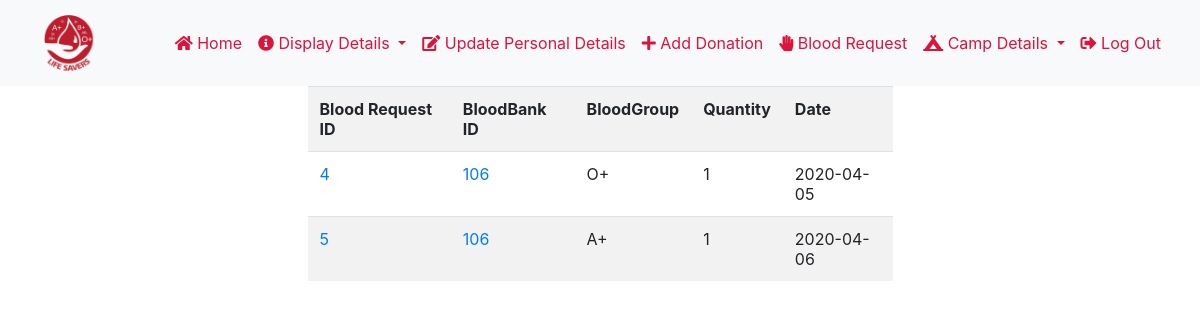
The page /Bloodbank/displayissued.php (signed in) on the database its author committed.
### tables this page shows
CREATE TABLE `blood_issued` (
  `quantity` int(11) DEFAULT NULL,
  `brid` int(11) DEFAULT NULL,
  `date_of_issued` date DEFAULT NULL,
  `bid` int(11) DEFAULT NULL,
  `blood_group` varchar(4) DEFAULT NULL
);

### Bloodbank/displayissued.php (the view, shortened to what this page needs)
<?php
include 'layout/header.php';
include 'layout/navbar.php';
?>
		<div class="row" id="display_donor">
			<div class="col-sm-3">
			</div>
		<div class="col-sm-6">
		<div class="well">
		<div class="table-responsive-sm table-striped">
			<table class="table thead-dark">
				<?php
 					$res=mysqli_query($link,"select * from blood_issued");
 				?>
				<tr>
					<th>Blood Request ID</th>
					<th>BloodBank ID</th>
					<th>BloodGroup</th>
					<th>Quantity</th>
					<th>Date</th>
				</tr>
				<?php
						while($row=mysqli_fetch_array($res))
 						{?>
					<tr>
 						<td>
							<a href="profilereq.php?brid=<?= $row['brid']; ?>">
							<?php
 							echo $row["brid"];
 							?></a>
 						</td>
 						<td>
							<a href="profilebb.php?bid=<?= $row['bid']; ?>">
 							<?php
 							echo $row["bid"];
 							?></a>
 						</td>
						<td>
							<?php
 							echo $row["blood_group"];
 							?>
 						</td>
 						<td>
							<?php
 							echo $row["quantity"];
 							?>
 						</td>
						<td>
							<?= $row['date_of_issued']; ?>
						</td>
 					</tr>
 					<?php }?>
 			</table>
 		</div>
			</div>
 	</div>
	<div class="col-sm-3">
	</div>
 	</div>
</body>
</html>

### Bloodbank/css/style.css (style rules this page uses)
* { margin:0; padding:0; }

### rows shown on the page
blood_issued: brid "4", bid "106", blood_group "O+", quantity "1", date_of_issued "2020-04-05"
blood_issued: brid "5", bid "106", blood_group "A+", quantity "1", date_of_issued "2020-04-06"
